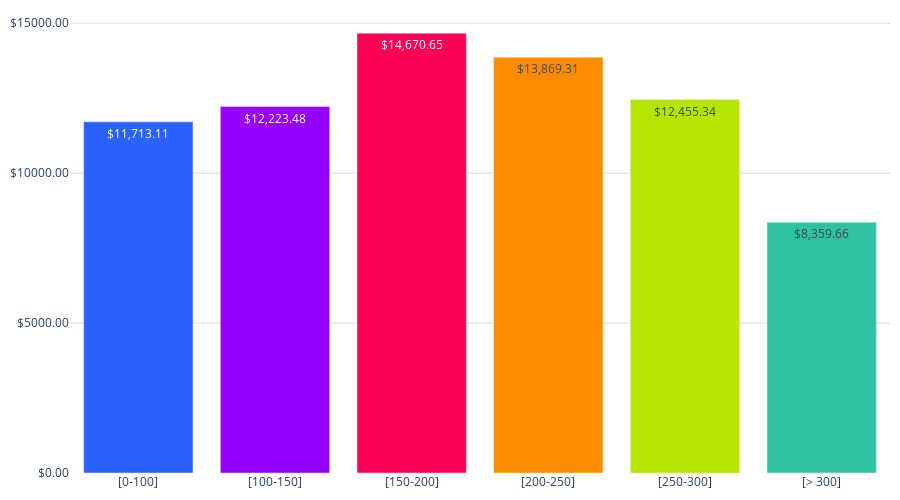

Notebook code cell kept with this figure:
### Markdown cell above
#### ***GRÁFICA***

### Code cell
colores = ['#2962ff', '#9500ff', '#ff0059', '#ff8c00', '#b4e600', '#2EC2A2','#F79CB9']
porcentajes = Precio_mean_M2['Precio_m2_mean']

# Convertir la columna 'Precio_m2_mean' a números de punto flotante
#Precio_mean_M2['Precio_m2_mean'] = Precio_mean_M2['Precio_m2_mean'].str.replace('$', '').str.replace(',', '').astype(float)
# Convertir los valores a cadenas con el formato deseado
textos_formateados = [f'${round(valor, 2):,.2f}' for valor in Precio_mean_M2['Precio_m2_mean']]

# Crear la figura
fig = go.Figure()

# Obtener el valor máximo redondeado al próximo múltiplo de 5000
max_valor = int(Precio_mean_M2['Precio_m2_mean'].max() / 5000 + 1) * 5000

# Agregar los datos como barras
fig.add_trace(go.Bar(
    x=Precio_mean_M2['Rango'],  # Eje x: Modalidades
    y=Precio_mean_M2['Precio_m2_mean'],  # Eje y: Porcentajes
    marker_color=colores,  # Especifica los colores de las barras
    text=textos_formateados,  # Texto que se mostrará en las barras (porcentaje)
    textposition='inside',  # Posición del texto (puede ser 'inside' o 'outside')
))

# Personalizar el diseño de la gráfica
fig.update_layout(
    #title='Precio promedio por M2 totales.',  # Título de la gráfica
    #xaxis=dict(title='Rango'),  # Título del eje x
    yaxis=dict(
        #title='Precio', # Título del eje y
        gridcolor='#dddcda', # Color de las líneas que dividen los rangos del eje Y
        gridwidth=1,
        tickvals=list(range(0, max_valor + 5000, 5000)),  # Valores de los ticks del eje y
        ticktext=[f'${valor:.2f}' for valor in range(0, max_valor + 5000, 5000)]  # Textos de los ticks del eje y
    ),  
    plot_bgcolor='rgba(0,0,0,0)',  # Color de fondo del gráfico
    height=500,  # Altura de la gráfica
    margin=dict(l=10, r=10, t=10, b=10)  # Ajusta los márgenes (left, right, top, bottom)

)

# Exportar gráfica como archivo HTML
def guardar_grafico_como_html(fig, nombre_archivo, carpeta='graficas'):
    # Crear la carpeta si no existe
    if not os.path.exists(carpeta):
        os.makedirs(carpeta)
    # Gráfica como archivo HTML en la carpeta especificada
    pio.write_html(fig, f'{carpeta}/{nombre_archivo}.html')
guardar_grafico_como_html(fig, 'g_bar_PrecioPromedio-M2_tulgo', carpeta='graficas')
fig.show()

### Figure 1 — Plotly figure (JSON) as saved in the notebook; plotly's stock layout.template omitted (floating-point values rounded to 4 significant figures)
{"data": [{"marker": {"color": ["#2962ff", "#9500ff", "#ff0059", "#ff8c00", "#b4e600", "#2EC2A2", "#F79CB9"]}, "text": ["$11,713.11", "$12,223.48", "$14,670.65", "$13,869.31", "$12,455.34", "$8,359.66"], "textposition": "inside", "type": "bar", "x": ["[0-100]", "[100-150]", "[150-200]", "[200-250]", "[250-300]", "[> 300]"], "y": [11710.0, 12220.0, 14670.0, 13870.0, 12460.0, 8360.0]}], "layout": {"height": 500, "margin": {"b": 10, "l": 10, "r": 10, "t": 10}, "plot_bgcolor": "rgba(0,0,0,0)", "yaxis": {"gridcolor": "#dddcda", "gridwidth": 1, "ticktext": ["$0.00", "$5000.00", "$10000.00", "$15000.00"], "tickvals": [0, 5000, 10000, 15000]}}}
